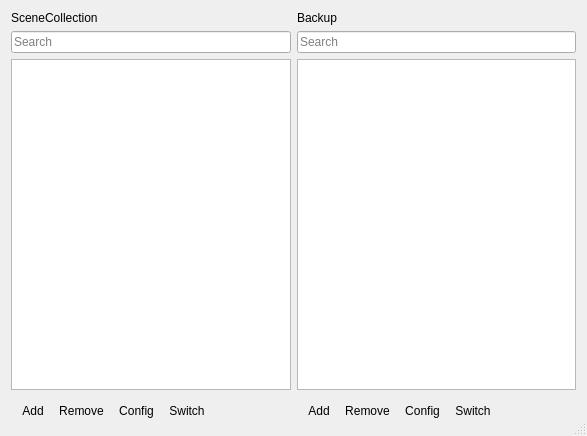
<?xml version="1.0" encoding="UTF-8"?>
<ui version="4.0">
 <class>SceneCollectionManagerDialog</class>
 <widget class="QDialog" name="SceneCollectionManagerDialog">
  <property name="geometry">
   <rect>
    <x>0</x>
    <y>0</y>
    <width>587</width>
    <height>436</height>
   </rect>
  </property>
  <property name="windowTitle">
   <string>SceneCollectionManager</string>
  </property>
  <property name="sizeGripEnabled">
   <bool>true</bool>
  </property>
  <layout class="QVBoxLayout" name="verticalLayout">
   <item>
    <layout class="QGridLayout" name="gridLayout">
     <item row="2" column="0">
      <widget class="QListWidget" name="sceneCollectionList">
       <property name="selectionMode">
        <enum>QAbstractItemView::ExtendedSelection</enum>
       </property>
      </widget>
     </item>
     <item row="3" column="0">
      <widget class="QToolBar" name="sceneCollectionsToolbar">
       <property name="iconSize">
        <size>
         <width>16</width>
         <height>16</height>
        </size>
       </property>
       <property name="floatable">
        <bool>false</bool>
       </property>
       <addaction name="actionAddSceneCollection"/>
       <addaction name="actionRemoveSceneCollection"/>
       <addaction name="actionConfigSceneCollection"/>
       <addaction name="actionSwitchSceneCollection"/>
      </widget>
     </item>
     <item row="2" column="1">
      <widget class="QListWidget" name="backupList">
       <property name="selectionMode">
        <enum>QAbstractItemView::ExtendedSelection</enum>
       </property>
      </widget>
     </item>
     <item row="1" column="0">
      <widget class="QLineEdit" name="searchSceneCollectionEdit">
       <property name="placeholderText">
        <string>Search</string>
       </property>
      </widget>
     </item>
     <item row="3" column="1">
      <widget class="QToolBar" name="toolBar_2">
       <property name="iconSize">
        <size>
         <width>16</width>
         <height>16</height>
        </size>
       </property>
       <property name="floatable">
        <bool>false</bool>
       </property>
       <addaction name="actionAddBackup"/>
       <addaction name="actionRemoveBackup"/>
       <addaction name="actionConfigBackup"/>
       <addaction name="actionSwitchBackup"/>
      </widget>
     </item>
     <item row="1" column="1">
      <widget class="QLineEdit" name="searchBackupEdit">
       <property name="placeholderText">
        <string>Search</string>
       </property>
      </widget>
     </item>
     <item row="0" column="0">
      <widget class="QLabel" name="label">
       <property name="text">
        <string>SceneCollection</string>
       </property>
      </widget>
     </item>
     <item row="0" column="1">
      <widget class="QLabel" name="label_2">
       <property name="text">
        <string>Backup</string>
       </property>
      </widget>
     </item>
    </layout>
   </item>
  </layout>
  <action name="actionAddSceneCollection">
   <property name="icon">
    <iconset>
     <normaloff>:/res/images/plus.svg</normaloff>:/res/images/plus.svg</iconset>
   </property>
   <property name="text">
    <string>Add</string>
   </property>
   <property name="themeID" stdset="0">
    <string notr="true">addIconSmall</string>
   </property>
   <property name="class" stdset="0">
    <string notr="true">icon-plus</string>
   </property>
  </action>
  <action name="actionRemoveSceneCollection">
   <property name="icon">
    <iconset>
     <normaloff>:/res/images/minus.svg</normaloff>:/res/images/minus.svg</iconset>
   </property>
   <property name="text">
    <string>Remove</string>
   </property>
   <property name="themeID" stdset="0">
    <string notr="true">removeIconSmall</string>
   </property>
   <property name="class" stdset="0">
    <string notr="true">icon-minus</string>
   </property>
  </action>
  <action name="actionAddBackup">
   <property name="icon">
    <iconset>
     <normaloff>:/res/images/plus.svg</normaloff>:/res/images/plus.svg</iconset>
   </property>
   <property name="text">
    <string>Add</string>
   </property>
   <property name="themeID" stdset="0">
    <string notr="true">addIconSmall</string>
   </property>
   <property name="class" stdset="0">
    <string notr="true">icon-plus</string>
   </property>
  </action>
  <action name="actionRemoveBackup">
   <property name="icon">
    <iconset>
     <normaloff>:/res/images/minus.svg</normaloff>:/res/images/minus.svg</iconset>
   </property>
   <property name="text">
    <string>Remove</string>
   </property>
   <property name="themeID" stdset="0">
    <string notr="true">removeIconSmall</string>
   </property>
   <property name="class" stdset="0">
    <string notr="true">icon-minus</string>
   </property>
  </action>
  <action name="actionConfigSceneCollection">
   <property name="icon">
    <iconset>
     <normaloff>:/settings/images/settings/general.svg</normaloff>:/settings/images/settings/general.svg</iconset>
   </property>
   <property name="text">
    <string>Config</string>
   </property>
   <property name="themeID" stdset="0">
    <string notr="true">propertiesIconSmall</string>
   </property>
   <property name="class" stdset="0">
    <string notr="true">icon-gear</string>
   </property>
  </action>
  <action name="actionConfigBackup">
   <property name="icon">
    <iconset>
     <normaloff>:/settings/images/settings/general.svg</normaloff>:/settings/images/settings/general.svg</iconset>
   </property>
   <property name="text">
    <string>Config</string>
   </property>
   <property name="themeID" stdset="0">
    <string notr="true">propertiesIconSmall</string>
   </property>
   <property name="class" stdset="0">
    <string notr="true">icon-gear</string>
   </property>
  </action>
  <action name="actionSwitchBackup">
   <property name="icon">
    <iconset>
     <normaloff>:/res/images/media/media_play.svg</normaloff>:/res/images/media/media_play.svg</iconset>
   </property>
   <property name="text">
    <string>Switch</string>
   </property>
   <property name="themeID" stdset="0">
    <string notr="true">playIcon</string>
   </property>
   <property name="class" stdset="0">
    <string notr="true">icon-media-play</string>
   </property>
  </action>
  <action name="actionSwitchSceneCollection">
   <property name="icon">
    <iconset>
     <normaloff>:/res/images/media/media_play.svg</normaloff>:/res/images/media/media_play.svg</iconset>
   </property>
   <property name="text">
    <string>Switch</string>
   </property>
   <property name="themeID" stdset="0">
    <string notr="true">playIcon</string>
   </property>
   <property name="class" stdset="0">
    <string notr="true">icon-media-play</string>
   </property>
  </action>
 </widget>
 <resources/>
 <connections/>
</ui>
